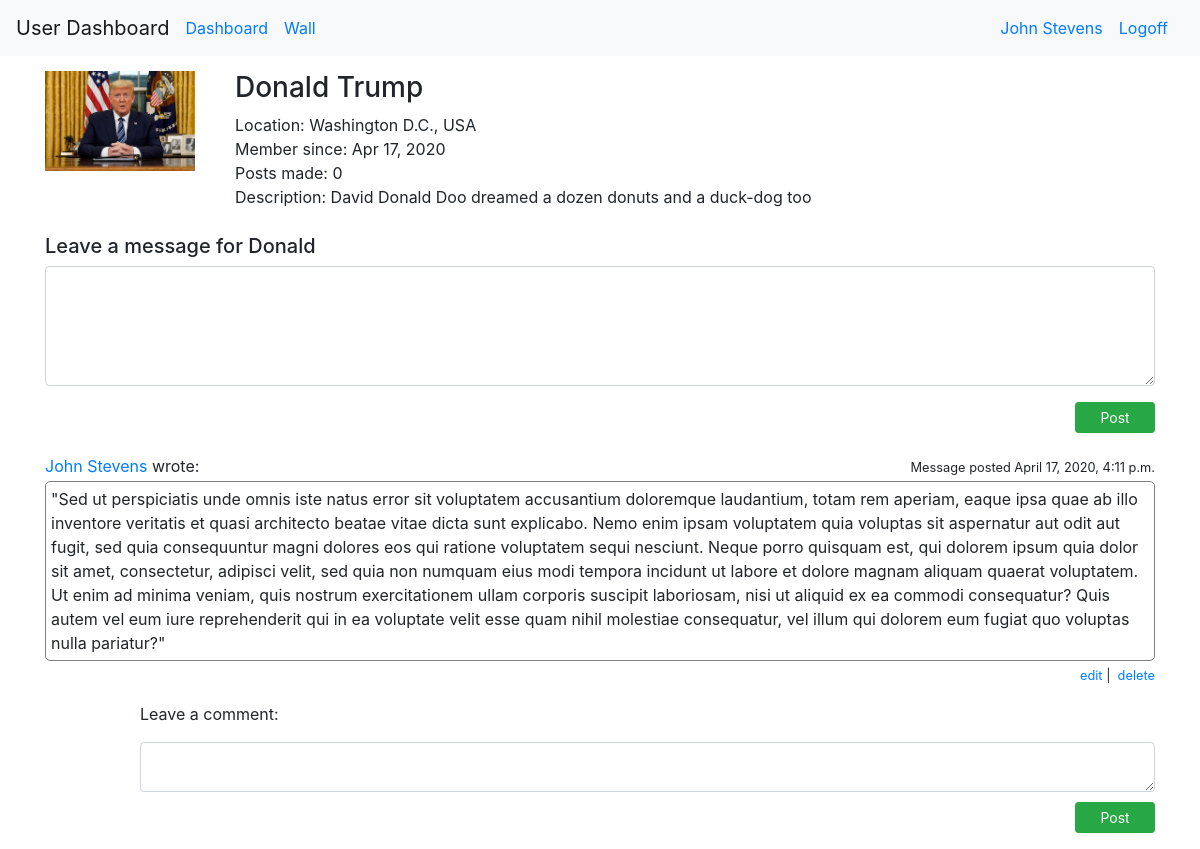
Page /message_board/6 (signed in) on the earlier database version.
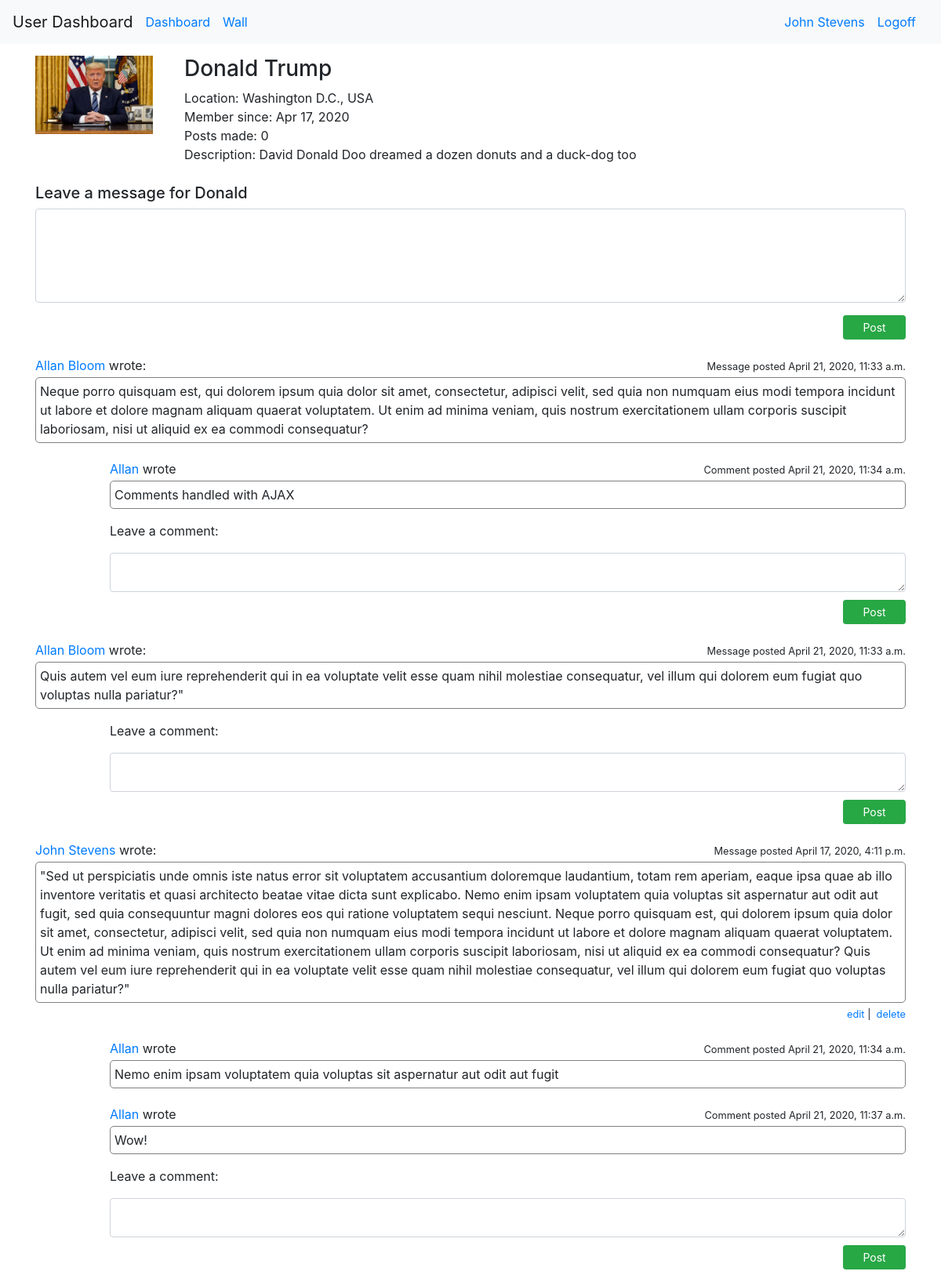
Same page on the later database version.
### login_and_registration_app/models.py (models this page shows)
class User(models.Model):
    first_name = models.CharField(max_length=255)
    last_name = models.CharField(max_length=255)
    email = models.CharField(max_length=255)
    level = models.IntegerField(default=1)
    description = models.TextField(null=True)
    password = models.CharField(max_length=100)
    created_at = models.DateTimeField(auto_now_add=True)
    updated_at = models.DateTimeField(auto_now=True)
    profile_photo = models.ImageField(upload_to="profile_images", blank=True)
    default_photo = models.ImageField(upload_to="profile_images", default="default.jpg")
    city = models.CharField(max_length=45, null=True)
    state = models.CharField(max_length=45, null=True)
    country = models.CharField(max_length=45, null=True)
    objects = UserManager()

### messageboard_app/models.py (models this page shows)
class Message(models.Model):
    content = models.TextField()
    created_at = models.DateTimeField(auto_now_add=True)
    updated_at = models.DateTimeField(auto_now=True)
    author = models.ForeignKey(User, related_name="messages_posted", on_delete=models.CASCADE)
    recipient = models.ForeignKey(User, related_name="messages_received", on_delete=models.CASCADE)
    edited = models.BooleanField(default=False)
    edited_by = models.IntegerField(default=0)
    objects = MessageManager()

class Comment(models.Model):
    content = models.TextField()
    created_at = models.DateTimeField(auto_now_add=True)
    updated_at = models.DateTimeField(auto_now=True)
    author = models.ForeignKey(User, related_name="comments", on_delete=models.CASCADE)
    message = models.ForeignKey(Message, related_name="comments", on_delete=models.CASCADE)
    edited = models.BooleanField(default=False)
    edited_by = models.IntegerField(default=0)
    objects = CommentManager()

### messageboard_app/views.py (the view)
# urls.py: path("/<int:id>", views.message_board),
def message_board(request, id):
    profile = User.objects.filter(id=id)[0]
    user = logged_user(request)
    try:
        errors = request.session["errors"]
    except KeyError:
        errors = None
    context = {
        "user": user,
        "profile": profile,
        "errors": errors,
        "messages_posted": user.messages_posted.all().order_by("-created_at"),
        "messages_received": profile.messages_received.all().order_by("-created_at"),
    }
    request.session["errors"] = None
    return render(request, "message_board.html", context)

### messageboard_app/views.py (called while the page is built)
def logged_user(request):
    return User.objects.filter(id=request.session["user_id"])[0]

### messageboard_app/templates/message_board.html (shortened to what this page needs)
<!doctype html>
<html lang="en">
  <head>
    {% load static %}
    <link rel="stylesheet" type="text/css" href="{% static 'bootstrap.css' %}">
  </head>
  <body>
    <nav class="navbar navbar-expand-md navbar-light bg-light">
      <a class="navbar-brand" href="/">User Dashboard</a>
      <div class="collapse navbar-collapse" id="navbarSupportedContent">
      {% if request.session.user_id == None %}
        <a class="navbar-nav mr-auto nav-link disabled" href="/dashboard">Dashboard</a>
        <a class="navbar-nav mr-sm-0 nav-link" href="/signin">Signin</a>
      {% else %}
        <a class="navbar-nav mr-sm-0 nav-link" href="/dashboard">Dashboard</a>
        <a class="navbar-nav mr-auto nav-link" href="/message_board/{{user.id}}">Wall</a>
      {% if user.level == 9%}
        <a class="navbar-nav mr-sm-0 nav-link" href="/dashboard/edit_profile/{{user.id}}">{{user.first_name}} {{user.last_name}} (admin)</a>
      {% else %}
        <a class="navbar-nav mr-sm-0 nav-link" href="/dashboard/edit_profile/{{user.id}}">{{user.first_name}} {{user.last_name}}</a>
      {% endif %}
        <a class="navbar-nav mr-sm-0 nav-link" href="/logoff">Logoff</a>
      {% endif %}
      </div>
    </nav>
    <div class="container">
      <div class="row top_row">
        <div class="col-6 offset-3 col-md-3 offset-md-0 col-lg-2">
          {% if profile.profile_photo %}
          <img src="{{profile.profile_photo.url}}" alt="profile photo">
          {% else %}
          <img src="{{profile.default_photo.url}}" alt="profile photo">
          {% endif %}
        </div>
        <div class="col-12 col-md-9 col-lg-10">
          <div class="row">
            <div class="col-12">
              <h3>{{profile.first_name}} {{profile.last_name}}</h3>
            </div>
          </div>
          <div class="row">
            {% if profile.city and profile.state and profile.country %}
            <div class="col-12">Location: {{profile.city}} {{profile.state}}, {{profile.country}}</div>
            {% else %}
            <div class="col-12">Member at large</div>
            {% endif %}
          </div>
          <div class="row">
            <div class="col-12">Member since: {{profile.created_at|date:"M d, Y"}}</div>
          </div>
          <div class="row">
            <div class="col-12">Posts made: {{profile.messages_posted|length}}</div>
          </div>
          <div class="row">
            <div class="col-12">Description: {{profile.description}}</div>
          </div>
        </div>
      </div>
      <div class="row second_row">
        <div class="col-12">
        {% if profile.id == user.id%}
          {% if errors.message %}
          <h5 class="post_message_header">Post a message</h5>
          <p class="error_message">&nbsp&nbsp<small>{{ errors.message }}</small></p>
          {% else %}
          <h5>Post a message</h5>
          {% endif %}
        {% else %}
          <h5>Leave a message for {{profile.first_name}} </h5>
        {% endif %}
        </div>
      </div>
      <div class="row">
        <div class="col-12">
          <form action="/message_board/{{profile.id}}/post_message" method="post">
            <div class="form-group">
              <textarea class="form-control" name="message"></textarea>
            </div>
            <div class="form-group text-right">
              <button class="btn btn-success btn-sm">Post</button>
            </div>
          </form>
        </div>
      </div>
    {% for message in messages_received.all %}
      <div class="row">
        <div class="col-6">
          {% if message.author == profile %}
          <p class="mc_header">{{message.author.first_name}} {{message.author.last_name}} wrote:</p>
          {% else %}
          <p class="mc_header"><a href="/message_board/{{message.author.id}}">{{ message.author.first_name }} {{ message.author.last_name }} </a>wrote:</p>
          {% endif %}
        </div>
        <div class="col-6 text-right">
          {% if message.edited %}
          <p class="mc_header"><small>Message last edited on {{message.updated_at}}</small></p>
          {% else %}
          <p class="mc_header"><small>Message posted {{message.created_at}}</small></p>
          {% endif %}
        </div>
      </div>
      <div class="row">
        <div class="col-12">
          <p class="message_content">{{ message.content }}</p>
        </div>
        {% if user == message.author or user.level == 9 %}
        <div class="col-12 text-right">
          <p class="edit_delete_options">
            <small>
              <a href="" data-toggle="modal" data-target="#edit{{message.id}}">edit</a>&nbsp|&nbsp
              <a href="" data-toggle="modal" data-target="#remove{{message.id}}">delete</a>
            </small>
          </p>
        </div>
        {% endif %}
      </div>
    <div id="{{message.id}}_comments_container">
        {% for comment in message.comments.all %}
      <div class="row">
        <div class="col-5 offset-1">
          <p class="mc_header"><a href="/message_board/{{comment.author.id}}">{{comment.author.first_name}} </a>wrote</p>
        </div>
        <div class="col-5 offset-1 text-right">
          {% if comment.edited %}
          <p class="mc_header"><small>Comment last edited on {{comment.updated_at}}</small></p>
          {% else %}
          <p class="mc_header"><small>Comment posted {{comment.created_at}}</small></p>
          {% endif %}
        </div>
      </div>
      <div class="row">
        <div class="col-11 offset-1">
          <p class="comment_content">{{comment.content}}</p>
        </div>
      </div>
      {% endfor %}
    </div>
      <div class="row">
        <div class="col-11 offset-1" id="comment_label_container_{{message.id}}">
          <p id="comment_label_{{message.id}}">Leave a comment:</p>
        </div>
      </div>
      <div class="row">
        <div class="col-11 offset-1">
          <form action="/message_board/{{profile.id}}/{{message.id}}/comment" class="comment" id="{{message.id}}" method="post">
            <textarea class="form-control comment_textarea" name="comment" id="textarea_{{message.id}}"></textarea>
            <div class="form-group text-right">
              <button class="btn btn-success btn-sm comment_button">Post</button>
            </div>
          </form>
        </div>
      </div>
    {% endfor %}
    </div>
  </body>
</html>

### messageboard_app/templates/message_board.html (style rules this page uses)
img { width: 150px; }
.top_row { margin-top: 15px; }
.second_row { margin-top: 25px; }
textarea { min-height: 120px; max-height: 200px; overflow: auto; }
.message_content { max-height: 300px; overflow: auto; border: 1px solid grey; border-radius: 5px; padding: 5px; }
.comment_content { max-height: 150px; overflow: auto; border: 1px solid grey; border-radius: 5px; padding: 5px; }
.mc_header { margin-top: 5px; margin-bottom: 3px; }
.comment_textarea { min-height: 20px; max-height: 50px; }
.comment_button { margin-top: 10px; }
button { min-width: 80px; }
.edit_delete_options { margin-top: -15px; margin-bottom: 2px; }

Differences in the rows shown:
added Message: author.first_name "Allan", author.last_name "Bloom", created_at "April 21, 2020, 11:33 a.m.", content "Neque porro quisquam est, qui dolorem ipsum quia dolor sit amet, consectetur, adipisci velit, sed quia non numquam eius modi tempora incidunt ut labore et dolore magnam aliquam quaerat voluptatem. Ut enim ad minima veniam, quis nostrum exercitationem ullam corporis suscipit laboriosam, nisi ut aliquid ex ea commodi consequatur?"
added Comment: author.first_name "Allan", created_at "April 21, 2020, 11:34 a.m.", content "Comments handled with AJAX"
added Message: author.first_name "Allan", author.last_name "Bloom", created_at "April 21, 2020, 11:33 a.m.", content "Quis autem vel eum iure reprehenderit qui in ea voluptate velit esse quam nihil molestiae consequatur, vel illum qui dolorem eum fugiat quo voluptas nulla pariatur?\""
added Comment: author.first_name "Allan", created_at "April 21, 2020, 11:34 a.m.", content "Nemo enim ipsam voluptatem quia voluptas sit aspernatur aut odit aut fugit", shown under Message "April 17, 2020, 4:11 p.m."
added Comment: author.first_name "Allan", created_at "April 21, 2020, 11:37 a.m.", content "Wow!", shown under Message "April 17, 2020, 4:11 p.m."
